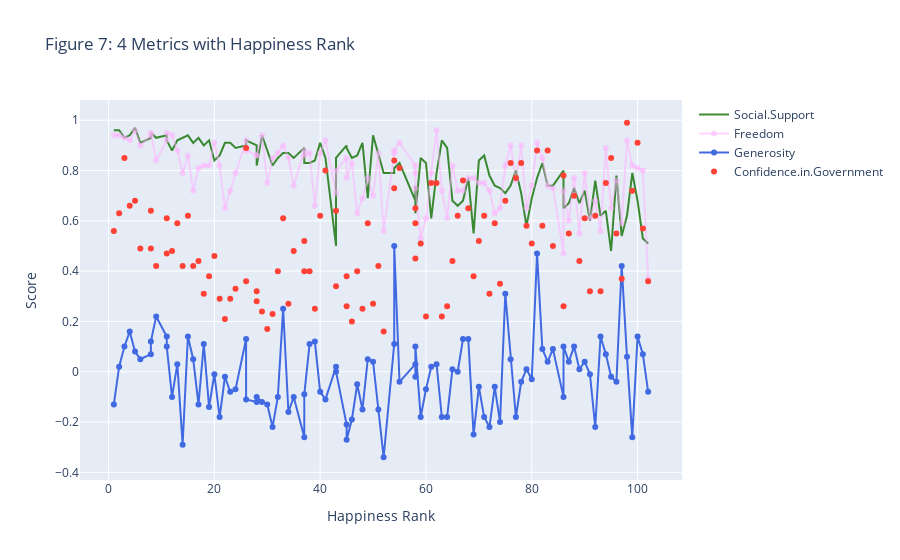

The cell this chart's notebook holds for it:
### Code cell
labels = ['Social.Support', 'Freedom', 'Positive.Affect','Negative.Affect', 'Confidence.in.Government', 'Generosity']
import matplotlib.pyplot as plt
import plotly.graph_objs as go

trace1 = go.Scatter(
                    x = df2018['Happiness.Rank'],
                    y = df2018['Social.Support'],
                    mode = "lines",
                    name = "Social.Support",
                    marker = dict(color = 'rgba(16, 112, 2, 0.8)'),
                    text= df2018['Country'])

trace2 = go.Scatter(
                    x = df2018['Happiness.Rank'],
                    y = df2018['Freedom'],
                    mode = "lines+markers",
                    name = "Freedom",
                    marker = dict(color = 'rgba(255, 174, 255, 0.5)'),
                    text= df2018['Country'])

trace5 = go.Scatter(
                    x = df2018['Happiness.Rank'],
                    y = df2018['Generosity'],
                    mode = "lines+markers",
                    name = "Generosity",
                    marker = dict(color = 'royalblue'),
                    text= df2018['Country'])


trace6 = go.Scatter(
                    x = df2018['Happiness.Rank'],
                    y = df2018['Confidence.in.Government'],
                    mode = "markers",
                    name = "Confidence.in.Government",
                    marker = dict(color = '#FF4136'),
                    text= df2018['Country'])

data = [trace1, trace2, trace5, trace6]
layout = dict(title = 'Figure 7: 4 Metrics with Happiness Rank',
              xaxis= dict(title= 'Happiness Rank',ticklen= 5,zeroline= False),
              yaxis= dict(title= 'Score',ticklen= 5,zeroline= False)
             )
fig = go.Figure(data = data, layout = layout)
fig.show()
fig.write_html('f7.html')

### Figure 1 — Plotly figure (JSON) as saved in the notebook; plotly's stock layout.template omitted (floating-point values rounded to 4 significant figures)
{"data": [{"marker": {"color": "rgba(16, 112, 2, 0.8)"}, "mode": "lines", "name": "Social.Support", "text": ["Finland", "Denmark", "Switzerland", "Netherlands", "Norway", "Austria", "Sweden", "New Zealand", "United Kingdom", "Australia", "Canada", "Costa Rica", "Germany", "Czech Republic", "Ireland", "Israel", "Belgium", "United States", "France", "Guatemala", "Mexico", "Italy", "Spain", "Chile", "Singapore", "Uruguay", "Panama", "El Salvador", "Slovenia", "Brazil", "Romania", "Ecuador", "Thailand", "Colombia", "Serbia", "Portugal", "Bolivia", "Honduras", "Bosnia and Herzegovina", "Mauritius", "Philippines", "Benin", "Nicaragua", "Argentina", "Japan", "Peru", "Montenegro", "Croatia", "Pakistan", "Mongolia", "Dominican Republic", "Greece", "Malaysia", "Indonesia", "Vietnam", "Cameroon", "Nigeria", "Guinea", "Turkey", "Lebanon", "Niger", "Cambodia", "Bulgaria", "Venezuela", "Albania", "Burkina Faso", "Gambia", "Nepal", "Morocco", "South Africa", "Namibia", "Gabon", "Senegal", "Tunisia", "Kenya", "Mozambique", "Jordan", "Bangladesh", "Chad", "Mali", "Myanmar", "Sri Lanka", "Ethiopia", "Uganda", "Mauritania", "Sierra Leone", "Iran", "Liberia", "Madagascar", "Zambia", "Togo", "Egypt", "Comoros", "India", "Burundi", "Zimbabwe", "Haiti", "Rwanda", "Botswana", "Tanzania", "Malawi", "Afghanistan"], "type": "scatter", "x": [1, 2, 3, 4, 5, 6, 8, 8, 9, 11, 11, 12, 13, 14, 15, 16, 17, 18, 19, 20, 21, 22, 23, 24, 26, 26, 28, 28, 29, 30, 31, 32, 33, 34, 35, 37, 37, 38, 39, 40, 41, 43, 43, 45, 45, 46, 47, 48, 49, 50, 51, 52, 54, 54, 55, 58, 58, 58, 59, 60, 61, 62, 63, 64, 65, 66, 67, 68, 69, 70, 71, 72, 73, 74, 75, 76, 77, 78, 79, 80, 81, 82, 83, 84, 86, 86, 87, 88, 89, 90, 91, 92, 93, 94, 95, 96, 97, 98, 99, 100, 101, 102], "y": [0.96, 0.96, 0.93, 0.94, 0.97, 0.91, 0.93, 0.95, 0.93, 0.94, 0.92, 0.88, 0.92, 0.93, 0.94, 0.91, 0.93, 0.9, 0.92, 0.84, 0.86, 0.91, 0.91, 0.89, 0.9, 0.92, 0.9, 0.82, 0.94, 0.88, 0.82, 0.85, 0.87, 0.87, 0.85, 0.89, 0.83, 0.83, 0.84, 0.91, 0.85, 0.5, 0.85, 0.9, 0.89, 0.85, 0.86, 0.91, 0.69, 0.94, 0.86, 0.79, 0.79, 0.81, 0.83, 0.68, 0.74, 0.63, 0.85, 0.83, 0.61, 0.79, 0.92, 0.89, 0.68, 0.66, 0.68, 0.77, 0.55, 0.84, 0.86, 0.78, 0.74, 0.73, 0.71, 0.74, 0.8, 0.71, 0.58, 0.69, 0.77, 0.83, 0.74, 0.74, 0.8, 0.65, 0.67, 0.73, 0.67, 0.72, 0.6, 0.76, 0.62, 0.64, 0.48, 0.78, 0.54, 0.62, 0.79, 0.68, 0.53, 0.51]}, {"marker": {"color": "rgba(255, 174, 255, 0.5)"}, "mode": "lines+markers", "name": "Freedom", "text": ["Finland", "Denmark", "Switzerland", "Netherlands", "Norway", "Austria", "Sweden", "New Zealand", "United Kingdom", "Australia", "Canada", "Costa Rica", "Germany", "Czech Republic", "Ireland", "Israel", "Belgium", "United States", "France", "Guatemala", "Mexico", "Italy", "Spain", "Chile", "Singapore", "Uruguay", "Panama", "El Salvador", "Slovenia", "Brazil", "Romania", "Ecuador", "Thailand", "Colombia", "Serbia", "Portugal", "Bolivia", "Honduras", "Bosnia and Herzegovina", "Mauritius", "Philippines", "Benin", "Nicaragua", "Argentina", "Japan", "Peru", "Montenegro", "Croatia", "Pakistan", "Mongolia", "Dominican Republic", "Greece", "Malaysia", "Indonesia", "Vietnam", "Cameroon", "Nigeria", "Guinea", "Turkey", "Lebanon", "Niger", "Cambodia", "Bulgaria", "Venezuela", "Albania", "Burkina Faso", "Gambia", "Nepal", "Morocco", "South Africa", "Namibia", "Gabon", "Senegal", "Tunisia", "Kenya", "Mozambique", "Jordan", "Bangladesh", "Chad", "Mali", "Myanmar", "Sri Lanka", "Ethiopia", "Uganda", "Mauritania", "Sierra Leone", "Iran", "Liberia", "Madagascar", "Zambia", "Togo", "Egypt", "Comoros", "India", "Burundi", "Zimbabwe", "Haiti", "Rwanda", "Botswana", "Tanzania", "Malawi", "Afghanistan"], "type": "scatter", "x": [1, 2, 3, 4, 5, 6, 8, 8, 9, 11, 11, 12, 13, 14, 15, 16, 17, 18, 19, 20, 21, 22, 23, 24, 26, 26, 28, 28, 29, 30, 31, 32, 33, 34, 35, 37, 37, 38, 39, 40, 41, 43, 43, 45, 45, 46, 47, 48, 49, 50, 51, 52, 54, 54, 55, 58, 58, 58, 59, 60, 61, 62, 63, 64, 65, 66, 67, 68, 69, 70, 71, 72, 73, 74, 75, 76, 77, 78, 79, 80, 81, 82, 83, 84, 86, 86, 87, 88, 89, 90, 91, 92, 93, 94, 95, 96, 97, 98, 99, 100, 101, 102], "y": [0.94, 0.94, 0.93, 0.92, 0.96, 0.9, 0.94, 0.95, 0.84, 0.92, 0.95, 0.94, 0.88, 0.79, 0.86, 0.72, 0.81, 0.82, 0.82, 0.91, 0.82, 0.65, 0.72, 0.79, 0.92, 0.88, 0.86, 0.86, 0.94, 0.75, 0.85, 0.87, 0.9, 0.85, 0.74, 0.88, 0.86, 0.87, 0.66, 0.87, 0.92, 0.71, 0.8, 0.85, 0.77, 0.83, 0.63, 0.69, 0.77, 0.7, 0.87, 0.56, 0.87, 0.88, 0.91, 0.82, 0.79, 0.73, 0.53, 0.61, 0.79, 0.96, 0.72, 0.61, 0.82, 0.72, 0.72, 0.77, 0.77, 0.75, 0.75, 0.72, 0.63, 0.65, 0.82, 0.9, 0.76, 0.9, 0.65, 0.74, 0.91, 0.85, 0.74, 0.73, 0.47, 0.72, 0.6, 0.77, 0.55, 0.79, 0.61, 0.68, 0.56, 0.89, 0.65, 0.76, 0.59, 0.92, 0.82, 0.81, 0.8, 0.37]}, {"marker": {"color": "royalblue"}, "mode": "lines+markers", "name": "Generosity", "text": ["Finland", "Denmark", "Switzerland", "Netherlands", "Norway", "Austria", "Sweden", "New Zealand", "United Kingdom", "Australia", "Canada", "Costa Rica", "Germany", "Czech Republic", "Ireland", "Israel", "Belgium", "United States", "France", "Guatemala", "Mexico", "Italy", "Spain", "Chile", "Singapore", "Uruguay", "Panama", "El Salvador", "Slovenia", "Brazil", "Romania", "Ecuador", "Thailand", "Colombia", "Serbia", "Portugal", "Bolivia", "Honduras", "Bosnia and Herzegovina", "Mauritius", "Philippines", "Benin", "Nicaragua", "Argentina", "Japan", "Peru", "Montenegro", "Croatia", "Pakistan", "Mongolia", "Dominican Republic", "Greece", "Malaysia", "Indonesia", "Vietnam", "Cameroon", "Nigeria", "Guinea", "Turkey", "Lebanon", "Niger", "Cambodia", "Bulgaria", "Venezuela", "Albania", "Burkina Faso", "Gambia", "Nepal", "Morocco", "South Africa", "Namibia", "Gabon", "Senegal", "Tunisia", "Kenya", "Mozambique", "Jordan", "Bangladesh", "Chad", "Mali", "Myanmar", "Sri Lanka", "Ethiopia", "Uganda", "Mauritania", "Sierra Leone", "Iran", "Liberia", "Madagascar", "Zambia", "Togo", "Egypt", "Comoros", "India", "Burundi", "Zimbabwe", "Haiti", "Rwanda", "Botswana", "Tanzania", "Malawi", "Afghanistan"], "type": "scatter", "x": [1, 2, 3, 4, 5, 6, 8, 8, 9, 11, 11, 12, 13, 14, 15, 16, 17, 18, 19, 20, 21, 22, 23, 24, 26, 26, 28, 28, 29, 30, 31, 32, 33, 34, 35, 37, 37, 38, 39, 40, 41, 43, 43, 45, 45, 46, 47, 48, 49, 50, 51, 52, 54, 54, 55, 58, 58, 58, 59, 60, 61, 62, 63, 64, 65, 66, 67, 68, 69, 70, 71, 72, 73, 74, 75, 76, 77, 78, 79, 80, 81, 82, 83, 84, 86, 86, 87, 88, 89, 90, 91, 92, 93, 94, 95, 96, 97, 98, 99, 100, 101, 102], "y": [-0.13, 0.02, 0.1, 0.16, 0.08, 0.05, 0.07, 0.12, 0.22, 0.14, 0.1, -0.1, 0.03, -0.29, 0.14, 0.05, -0.13, 0.11, -0.14, -0.01, -0.18, -0.02, -0.08, -0.07, 0.13, -0.11, -0.12, -0.1, -0.12, -0.13, -0.22, -0.1, 0.25, -0.16, -0.1, -0.26, -0.09, 0.11, 0.12, -0.08, -0.11, 0.02, 0, -0.21, -0.27, -0.19, -0.05, -0.15, 0.05, 0.04, -0.15, -0.34, 0.11, 0.5, -0.04, 0.03, -0.02, 0.1, -0.18, -0.07, 0.02, 0.03, -0.18, -0.18, 0.01, 0, 0.13, 0.13, -0.25, -0.06, -0.18, -0.22, -0.06, -0.2, 0.31, 0.05, -0.18, -0.04, 0.01, -0.03, 0.47, 0.09, 0.04, 0.09, -0.1, 0.1, 0.04, 0.1, 0.01, 0.04, -0.01, -0.22, 0.14, 0.07, -0.02, -0.04, 0.42, 0.06, -0.26, 0.14, 0.07, -0.08]}, {"marker": {"color": "#FF4136"}, "mode": "markers", "name": "Confidence.in.Government", "text": ["Finland", "Denmark", "Switzerland", "Netherlands", "Norway", "Austria", "Sweden", "New Zealand", "United Kingdom", "Australia", "Canada", "Costa Rica", "Germany", "Czech Republic", "Ireland", "Israel", "Belgium", "United States", "France", "Guatemala", "Mexico", "Italy", "Spain", "Chile", "Singapore", "Uruguay", "Panama", "El Salvador", "Slovenia", "Brazil", "Romania", "Ecuador", "Thailand", "Colombia", "Serbia", "Portugal", "Bolivia", "Honduras", "Bosnia and Herzegovina", "Mauritius", "Philippines", "Benin", "Nicaragua", "Argentina", "Japan", "Peru", "Montenegro", "Croatia", "Pakistan", "Mongolia", "Dominican Republic", "Greece", "Malaysia", "Indonesia", "Vietnam", "Cameroon", "Nigeria", "Guinea", "Turkey", "Lebanon", "Niger", "Cambodia", "Bulgaria", "Venezuela", "Albania", "Burkina Faso", "Gambia", "Nepal", "Morocco", "South Africa", "Namibia", "Gabon", "Senegal", "Tunisia", "Kenya", "Mozambique", "Jordan", "Bangladesh", "Chad", "Mali", "Myanmar", "Sri Lanka", "Ethiopia", "Uganda", "Mauritania", "Sierra Leone", "Iran", "Liberia", "Madagascar", "Zambia", "Togo", "Egypt", "Comoros", "India", "Burundi", "Zimbabwe", "Haiti", "Rwanda", "Botswana", "Tanzania", "Malawi", "Afghanistan"], "type": "scatter", "x": [1, 2, 3, 4, 5, 6, 8, 8, 9, 11, 11, 12, 13, 14, 15, 16, 17, 18, 19, 20, 21, 22, 23, 24, 26, 26, 28, 28, 29, 30, 31, 32, 33, 34, 35, 37, 37, 38, 39, 40, 41, 43, 43, 45, 45, 46, 47, 48, 49, 50, 51, 52, 54, 54, 55, 58, 58, 58, 59, 60, 61, 62, 63, 64, 65, 66, 67, 68, 69, 70, 71, 72, 73, 74, 75, 76, 77, 78, 79, 80, 81, 82, 83, 84, 86, 86, 87, 88, 89, 90, 91, 92, 93, 94, 95, 96, 97, 98, 99, 100, 101, 102], "y": [0.56, 0.63, 0.85, 0.66, 0.68, 0.49, 0.49, 0.64, 0.42, 0.47, 0.61, 0.48, 0.59, 0.42, 0.62, 0.42, 0.44, 0.31, 0.38, 0.46, 0.29, 0.21, 0.29, 0.33, 0.89, 0.36, 0.28, 0.32, 0.24, 0.17, 0.23, 0.4, 0.61, 0.27, 0.48, 0.52, 0.4, 0.4, 0.25, 0.62, 0.8, 0.64, 0.34, 0.26, 0.38, 0.2, 0.4, 0.25, 0.59, 0.27, 0.42, 0.16, 0.73, 0.84, 0.81, 0.65, 0.45, 0.59, 0.51, 0.22, 0.75, 0.75, 0.22, 0.26, 0.44, 0.62, 0.76, 0.65, 0.38, 0.52, 0.62, 0.31, 0.59, 0.35, 0.68, 0.83, 0.77, 0.83, 0.58, 0.51, 0.88, 0.58, 0.88, 0.5, 0.26, 0.78, 0.55, 0.7, 0.44, 0.61, 0.32, 0.62, 0.32, 0.75, 0.85, 0.55, 0.37, 0.99, 0.72, 0.91, 0.57, 0.36]}], "layout": {"title": {"text": "Figure 7: 4 Metrics with Happiness Rank"}, "xaxis": {"ticklen": 5, "title": {"text": "Happiness Rank"}, "zeroline": false}, "yaxis": {"ticklen": 5, "title": {"text": "Score"}, "zeroline": false}}}
